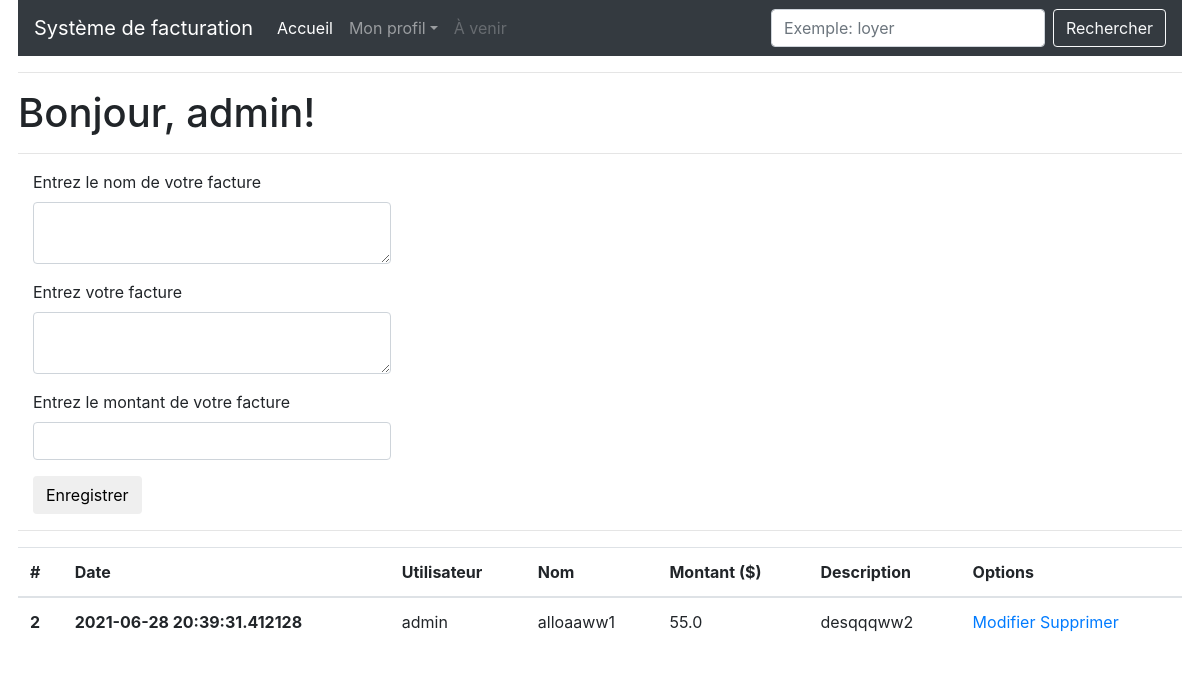
The app's page /index (signed in) with its own data.
### app/models.py (models this page shows, shortened)
class User(UserMixin, db.Model):
    id = db.Column(db.Integer, primary_key=True)
    username = db.Column(db.String(64), index=True, unique=True)
    email = db.Column(db.String(120), index=True, unique=True)
    password_hash = db.Column(db.String(128))
    factures = db.relationship('Facture', backref='author', lazy='dynamic')
    about_me = db.Column(db.String(140))
    last_seen = db.Column(db.DateTime, default=datetime.utcnow)

class Facture(db.Model):
    id = db.Column(db.Integer, primary_key=True)
    name = db.Column(db.String(50))
    body = db.Column(db.String(140))
    timestamp = db.Column(db.DateTime, index=True, default=datetime.utcnow)
    amount = db.Column(db.Float)
    user_id = db.Column(db.Integer, db.ForeignKey('user.id'))

### app/routes.py (the view)
@app.route('/index', methods=['GET', 'POST'])
@login_required
def index():
    form = FactureForm()
    if form.validate_on_submit():
        facture = Facture(name=form.name.data, body=form.body.data, author=current_user, amount=form.amount.data)
        db.session.add(facture)
        db.session.commit()
        flash('Votre facture a été ajoutée.')
        return redirect(url_for('index'))
    factures = Facture.query.filter_by(user_id=current_user.id).all()
    return render_template("index.html", title='Accueil', form=form, factures=factures)

### app/forms.py
class FactureForm(FlaskForm):
    name = TextAreaField('Entrez le nom de votre facture', validators=[DataRequired(message="Veuillez écrire entre 1 et 50 caractères"), Length(min=1, max=50)])
    body = TextAreaField('Entrez votre facture', validators=[DataRequired(message="Veuillez écrire entre 1 et 140 caractères"), Length(min=1, max=140)])
    amount = DecimalField('Entrez le montant de votre facture', validators=[DataRequired(message="Veuillez entrer un montant numérique")], places=2)
    submit = SubmitField('Enregistrer')

### app/models.py (called while the page is built)
@login.user_loader
def load_user(id):
    return User.query.get(int(id))

### app/routes.py (called while the page is built)
@app.before_request
def before_request():
    if current_user.is_authenticated:
        current_user.last_seen = datetime.utcnow()
        db.session.commit()

### app/templates/index.html
{% extends "base.html" %}
{% import 'bootstrap/wtf.html' as wtf %}
{% block app_content %}
    <h1>Bonjour, {{ current_user.username }}!</h1>
    <hr>
    <div class="form-group">
        <div class="col-md-4">
            {{ wtf.quick_form(form) }}
        </div>
    </div>
    <hr>
    <table class="table table-hover">
        <thead>
          <tr>
            <th scope="col">#</th>
            <th scope="col">Date</th>
            <th scope="col">Utilisateur</th>
            <th scope="col">Nom</th>
            <th scope="col">Montant ($)</th>
            <th scope="col">Description</th>
            <th scope="col">Options</th>
          </tr>
        </thead>
        <tbody>
    {% for facture in factures %}
        <tr>
            <th scope="row">{{ facture.id }}</th>
            <th>{{ facture.timestamp }}</th>
            <td>{{ facture.author.username }}</td>
            <td>{{ facture.name }}</td>
            <td>{{ facture.amount }}</td>
            <td>{{ facture.body }}</td>
            <td>
                <a href="{{ url_for('update', facture_id=facture.id) }}">Modifier</a>
                <a href="{{ url_for('delete', facture_id=facture.id) }}">Supprimer</a>
            </td>
        </tr>
    {% endfor %}
        </tbody>
    </table>
{% endblock %}

### records on screen
User: username "admin"
Facture: id "2", timestamp "2021-06-28 20:39:31.412128", author.username "admin", name "alloaaww1", amount "55.0", body "desqqqww2"
